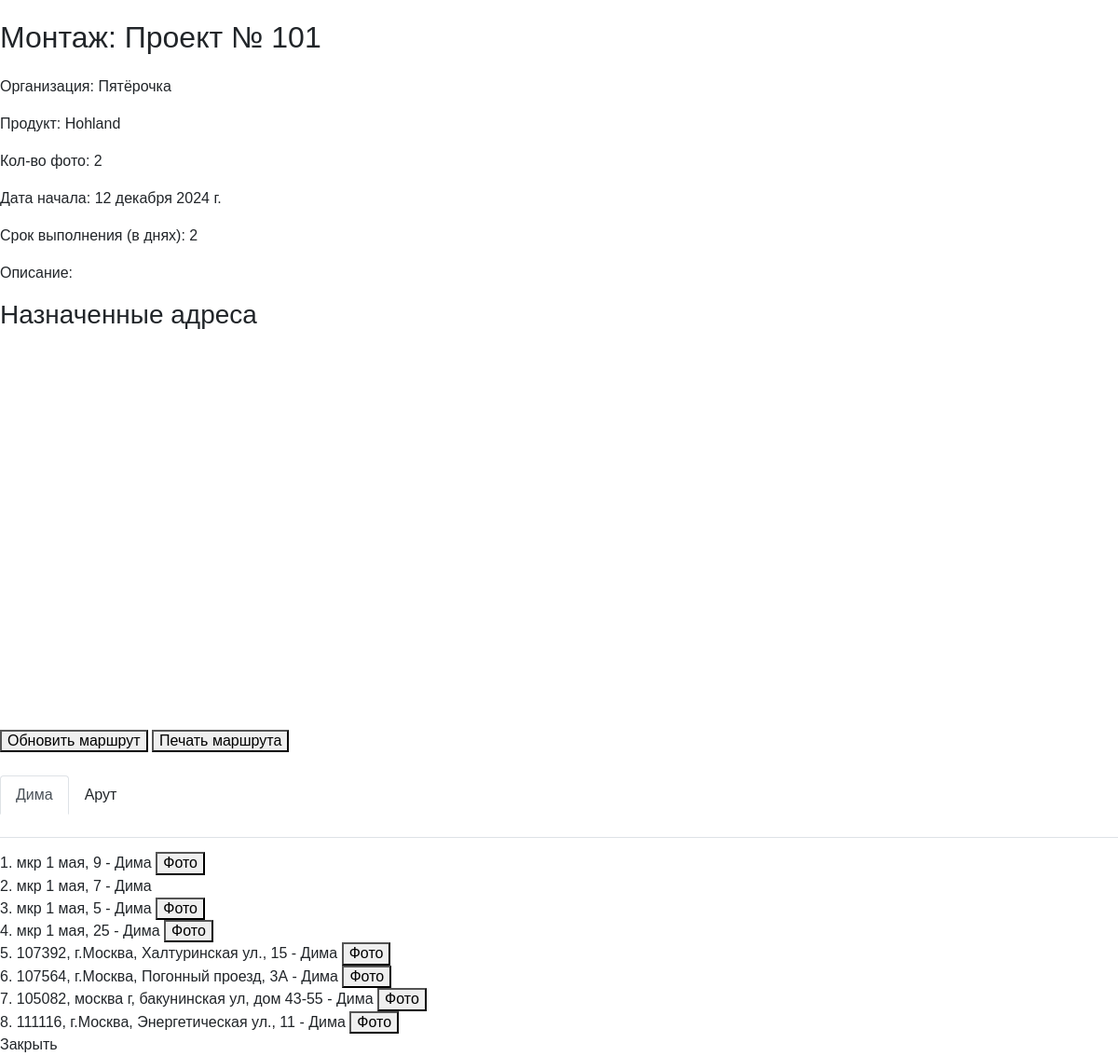
The app's page /projects/event/11/ (signed in), older data.
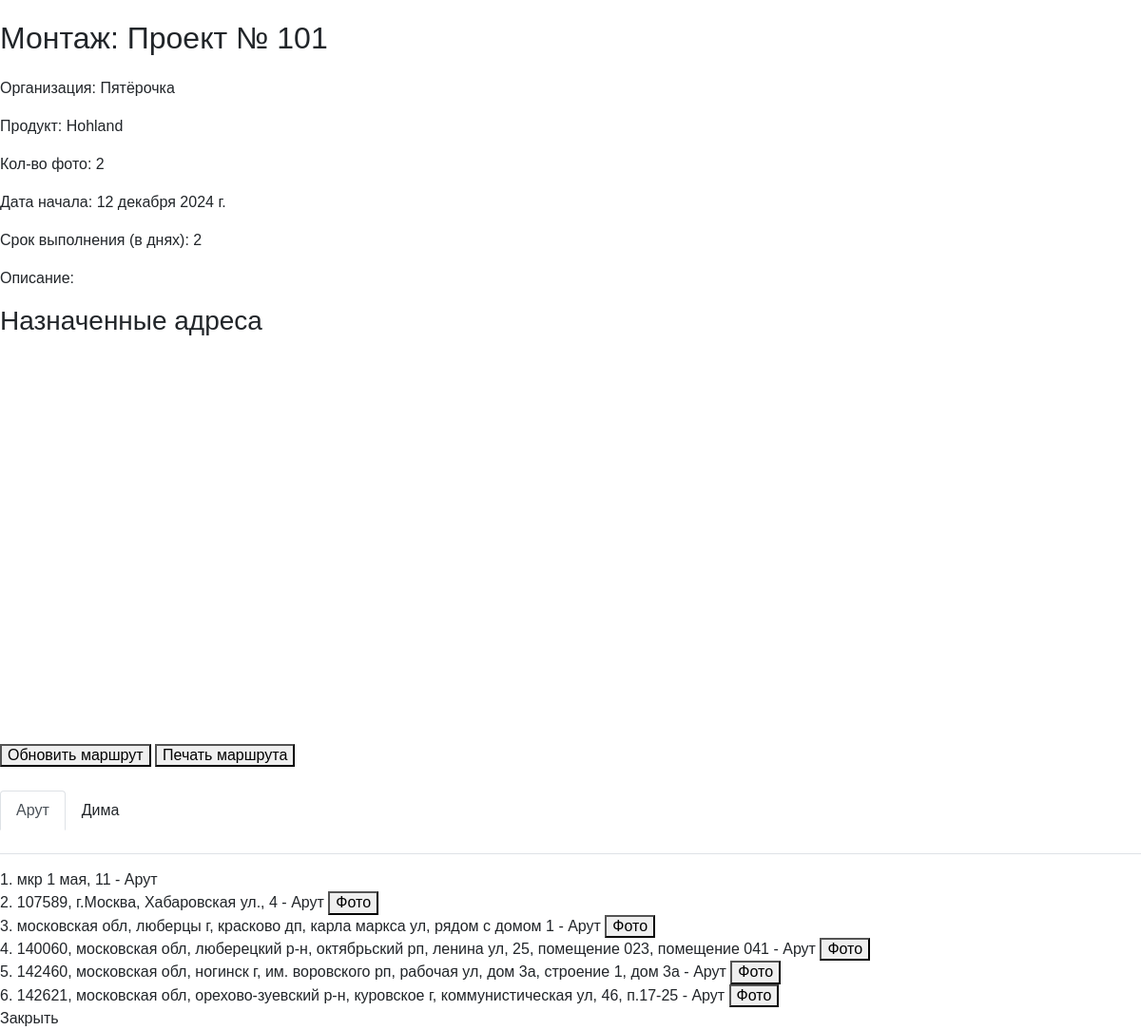
The same page, newer data.
### projects/models.py (models this page shows, shortened)
class Event(models.Model):
    EVENT_TYPES = (
        ('montage', 'Монтаж'),
        ('audit', 'Аудит'),
        ('dismantle', 'Демонтаж'),
    )
    STATUS_CHOICES = [
        ('created', 'Создано'),
        ('assigned', 'Назначено'),
        ('in_progress', 'В работе'),
        ('completed', 'Завершено'),
    ]
    project = models.ForeignKey(Project, related_name='events', on_delete=models.CASCADE)
    event_type = models.CharField(choices=EVENT_TYPES, max_length=20)
    status = models.CharField(max_length=11, choices=STATUS_CHOICES, default='created')
    description = models.TextField(blank=True)
    photo_count = models.IntegerField()
    event_date = models.DateField()
    duration_days = models.IntegerField()
    assigned_users = models.ManyToManyField(User, through='EventUser', blank=True, related_name='events_as_assignee')

class Project(models.Model):
    user = models.ForeignKey(User, on_delete=models.CASCADE)  # Убрали null=True
    name = models.CharField(max_length=255)
    description = models.TextField(blank=True)
    excel_file = models.FileField(upload_to='excel/', null=True, blank=True)
    organization = models.CharField(max_length=255, blank=True, null=True)  # Новое поле
    product = models.CharField(max_length=255, blank=True, null=True)  # Новое поле

class EventAddress(models.Model):
    event = models.ForeignKey(Event, related_name='addresses', on_delete=models.CASCADE)
    name = models.CharField(max_length=255)
    latitude = models.FloatField()
    longitude = models.FloatField()
    order = models.PositiveIntegerField(default=0)  # Добавляем поле для сортировки
    assigned_user = models.ForeignKey(User, null=True, blank=True, on_delete=models.SET_NULL)  # Новое поле
    class Meta:
        ordering = ['order']

### rct/models.py (models this page shows)
class ExecutorProfile(models.Model):
    user = models.OneToOneField(User, on_delete=models.CASCADE)
    name = models.CharField(max_length=255, blank=True)
    phone_number = models.CharField(max_length=15, blank=True)
    district_choices = [
        ('САО', 'САО'),
        ('ВАО', 'ВАО'),
        ('ЮАО', 'ЮАО'),
        ('ЗАО', 'ЗАО'),
    ]
    district = models.CharField(max_length=3, choices=district_choices)

### projects/views.py (the view)
# urls.py: path('event/<int:event_id>/', views.event_detail, name='event_detail'),
@login_required
def event_detail(request, event_id):
    event = get_object_or_404(Event, pk=event_id)
    current_user = request.user
    is_manager = current_user.groups.filter(name='Менеджер').exists()
    is_executor = current_user.groups.filter(name='Исполнитель').exists()
    manager_addresses = defaultdict(list)
    executor_addresses = []
    def process_addresses(address_list):
        addresses_with_photos = []
        executor_colors = {'not_assigned': '#808080'}
        color_palette = ['#FF5733', '#33FF57', '#3357FF', '#F3FF33', '#FF33A6']
        color_index = 0
        for address in address_list:
            executor_id = address.assigned_user.executorprofile.id if address.assigned_user else 'not_assigned'
            project_user_id = event.project.user.id
            project_id = str(event.project.id)
            event_type = event.get_event_type_display()
            address_name = re.sub(r'[\\/*?:"<>|]', "_", address.name)
            base_path = os.path.join(settings.MEDIA_ROOT, str(project_user_id), project_id, event_type, str(executor_id))
            problems_path = os.path.join(base_path, "problems")
            has_photos = False
            if executor_id and os.path.exists(base_path):
                for file_name in os.listdir(base_path):
                    if file_name.startswith(address_name):
                        has_photos = True
                        break
            if executor_id and os.path.exists(problems_path):
                for file_name in os.listdir(problems_path):
                    if file_name.startswith(address_name):
                        has_photos = True
                        break
            if executor_id not in executor_colors:
                executor_colors[executor_id] = color_palette[color_index % len(color_palette)]
                color_index += 1
            addresses_with_photos.append({
                'address': address,
                'has_photos': has_photos,
                'executor_id': executor_id,
                'executor_color': executor_colors[executor_id]
            })
        return addresses_with_photos
    if is_manager and event.project.user == current_user:
        for address in event.addresses.all().select_related('assigned_user'):
            executor = address.assigned_user.executorprofile if address.assigned_user else None
            manager_addresses[executor].append(address)
        addresses_with_photos_manager = {executor: process_addresses(addresses) for executor, addresses in manager_addresses.items()}
        unassigned_addresses = manager_addresses.pop(None, [])
        addresses_with_photos_manager[None] = process_addresses(unassigned_addresses)
    else:
        addresses_with_photos_manager = {}
    if is_executor:
        executor_addresses = event.addresses.filter(assigned_user=current_user)
    addresses_with_photos_executor = process_addresses(executor_addresses)
    user_event_status = None
    if is_executor:
        try:
            event_user = EventUser.objects.get(user=current_user, event=event)
            user_event_status = event_user.status
        except EventUser.DoesNotExist:
            user_event_status = None
    return render(request, 'projects/event_detail.html', {
        'event': event,
        'addresses_with_photos_manager': addresses_with_photos_manager,
        'addresses_with_photos_executor': addresses_with_photos_executor,
        'is_executor': is_executor,
        'is_manager': is_manager,
        'user_event_status': user_event_status,
    })

### projects/templates/projects/event_detail.html (shortened to what this page needs)
<html lang="ru_RU">
<head>
    {% load static %}
    <link rel="stylesheet" href="//code.jquery.com/ui/1.12.1/themes/base/jquery-ui.css">
    <link href="https://maxcdn.bootstrapcdn.com/bootstrap/4.5.2/css/bootstrap.min.css" rel="stylesheet">
    <link rel="stylesheet" href="{% static 'css/normalize.css' %}">
    <link rel="stylesheet" href="{% static 'css/styles.css' %}">
</head>
<body>
    <h1>{{ event.get_event_type_display }}: {{ event.project.name }}</h1>
    <div>
        <p>Организация: {{ event.project.organization }}</p>
        <p>Продукт: {{ event.project.product }}</p>
        <p>Кол-во фото: {{ event.photo_count }}</p>
        <p>Дата начала: {{ event.event_date }}</p>
        <p>Срок выполнения (в днях): {{ event.duration_days }}</p>
        <p>Описание: {{ event.description }}</p>
    </div>
    <h3>Назначенные адреса</h3>
    <div id="map" style="width: 100%; height: 400px; margin-bottom: 20px;"></div>
    <button id="update-route">Обновить маршрут</button>
    <button id="print-addresses">Печать маршрута</button>
    {% if is_manager %}
        <div>
            <ul class="nav nav-tabs" id="managerTabs" role="tablist">
                {% for executor, addresses in addresses_with_photos_manager.items %}
                    {% if executor or addresses %}
                        <li class="nav-item">
                            <a class="nav-link {% if forloop.first %}active{% endif %}"
                            id="tab-{% if executor %}{{ executor.id }}{% else %}unassigned{% endif %}"
                            data-toggle="tab"
                            href="#executor-{% if executor %}{{ executor.id }}{% else %}unassigned{% endif %}"
                            role="tab">
                                {% if executor %}
                                    {{ executor.name }}
                                {% else %}
                                    Без назначения
                                {% endif %}
                            </a>
                        </li>
                    {% endif %}
                {% endfor %}
            </ul>
            <div class="tab-content" id="managerTabsContent">
                {% for executor, addresses in addresses_with_photos_manager.items %}
                    {% if executor or addresses %}
                        <div class="tab-pane fade {% if forloop.first %}show active{% endif %}"
                            id="executor-{% if executor %}{{ executor.id }}{% else %}unassigned{% endif %}"
                            role="tabpanel">
                            <ul>
                                {% for item in addresses %}
                                    <li data-id="{{ item.address.id }}" data-executor-id="{{ item.executor_id }}" data-executor-color="{{ item.executor_color }}">
                                        <span class="address-number">{{ forloop.counter }}.</span>
                                        <span class="address-name">{{ item.address.name }}</span>
                                        {% if item.address.assigned_user %}
                                            {% if item.address.assigned_user.username %}
                                                <span class="executor-name"> - {{ item.address.assigned_user.executorprofile.name }}</span>
                                            {% else %}
                                                <span class="executor-email"> - {{ item.address.assigned_user.email }}</span>
                                            {% endif %}
                                        {% else %}
                                            <span class="executor-none"> - Исполнитель не назначен</span>
                                        {% endif %}
                                        {% if item.has_photos %}
                                        <button class="view-details" data-address-id="{{ item.address.id }}">Фото</button>
                                        {% endif %}
                                    </li>
                                {% empty %}
                                    <li>Нет назначенных адресов для {% if executor %}{{ executor.name }}{% else %}категории "Без назначения"{% endif %}.</li>
                                {% endfor %}
                            </ul>
                        </div>
                    {% endif %}
                {% endfor %}
            </div>
        </div>
    {% endif %}
    <a href="{% if is_executor %}{% url 'assigned_events_list' %}{% elif is_manager %}{% url 'events_control' %}{% else %}{% url 'home' %}{% endif %}">
        Закрыть
    </a>
</body>
</html>

### static/css/styles.css (style rules this page uses)
html { box-sizing: border-box; }
*, *::before, *::after { box-sizing: inherit; }
a { color: inherit; text-decoration: none; }
ul { list-style: none; margin: 0; padding: 0; }
body { font-family: 'font', sans-serif; }
.nav { margin-bottom: 15px; padding: 25px 0; }

Row changes from the older to the newer data that the page shows:
shown differently, row unchanged: ExecutorProfile "Арут": gains EventAddress (address.name "мкр 1 мая, 11", address.assigned_user.executorprofile.name "Арут"); gains EventAddress (address.name "107589, г.Москва, Хабаровская ул., 4", address.assigned_user.executorprofile.name "Арут"); gains EventAddress (address.name "московская обл, люберцы г, красково дп, карла маркса ул, рядом с домом 1", address.assigned_user.executorprofile.name "Арут"); gains EventAddress (address.name "140060, московская обл, люберецкий р-н, октябрьский рп, ленина ул, 25, помещение 023, помещение 041", address.assigned_user.executorprofile.name "Арут"); gains EventAddress (address.name "142460, московская обл, ногинск г, им. воровского рп, рабочая ул, дом 3а, строение 1, дом 3а", address.assigned_user.executorprofile.name "Арут"); gains EventAddress (address.name "142621, московская обл, орехово-зуевский р-н, куровское г, коммунистическая ул, 46, п.17-25", address.assigned_user.executorprofile.name "Арут"); moves up the list
changed ExecutorProfile "Дима": loses EventAddress (address.name "мкр 1 мая, 9", address.assigned_user.executorprofile.name "Дима"); loses EventAddress (address.name "мкр 1 мая, 7", address.assigned_user.executorprofile.name "Дима"); loses EventAddress (address.name "мкр 1 мая, 5", address.assigned_user.executorprofile.name "Дима"); loses EventAddress (address.name "мкр 1 мая, 25", address.assigned_user.executorprofile.name "Дима"); loses EventAddress (address.name "107392, г.Москва, Халтуринская ул., 15", address.assigned_user.executorprofile.name "Дима"); loses EventAddress (address.name "107564, г.Москва, Погонный проезд, 3А", address.assigned_user.executorprofile.name "Дима"); loses EventAddress (address.name "105082, москва г, бакунинская ул, дом 43-55", address.assigned_user.executorprofile.name "Дима"); loses EventAddress (address.name "111116, г.Москва, Энергетическая ул., 11", address.assigned_user.executorprofile.name "Дима")
